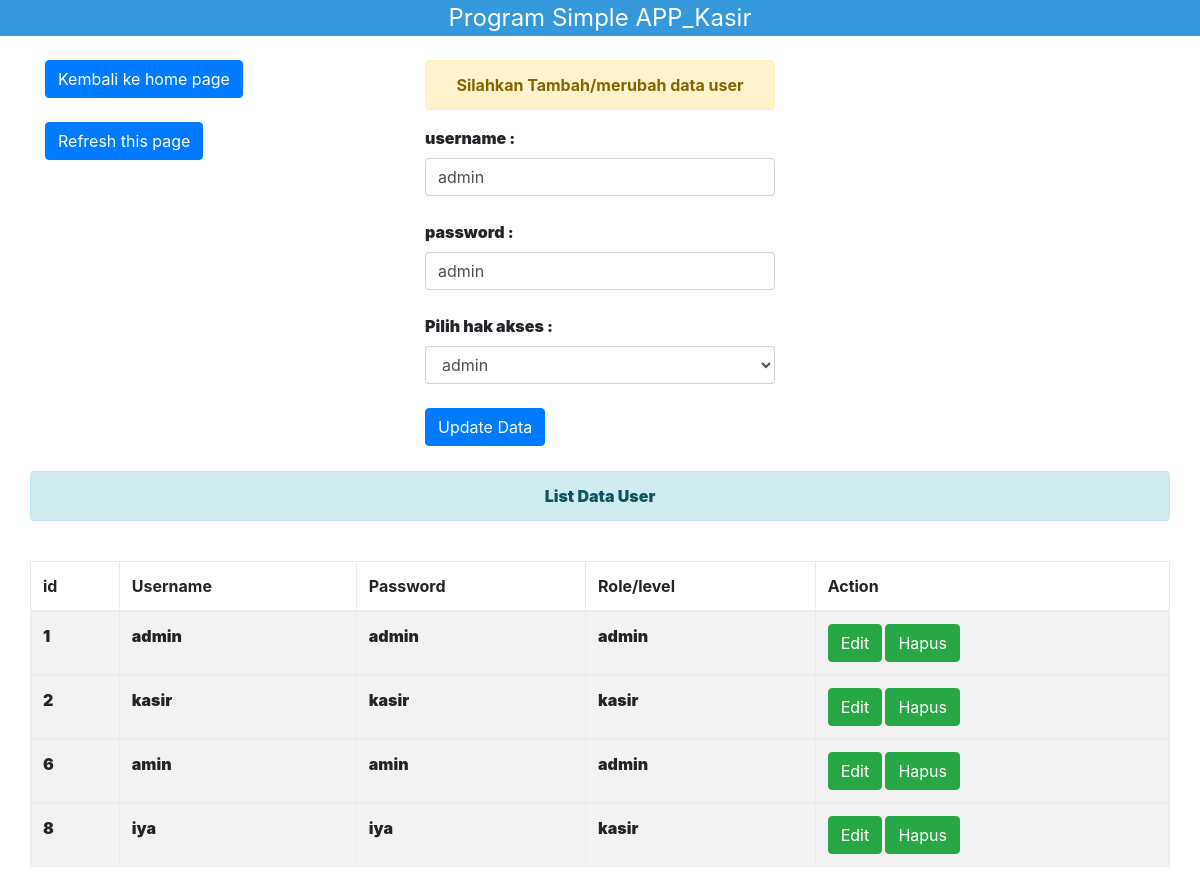
Screenshot of /manage/user.php?edit=1 with the database file from the repository.
### tables this page shows
CREATE TABLE IF NOT EXISTS `user` (
  `id` int(11) NOT NULL AUTO_INCREMENT,
  `username` varchar(25) DEFAULT NULL,
  `password` varchar(25) DEFAULT NULL,
  `level` enum('admin','kasir') DEFAULT NULL,
  PRIMARY KEY (`id`)
);

### manage/user.php (the view, shortened to what this page needs)
<?php
require_once 'header.php';
include '../configuration/konek.php';
?>
<div class="container">
<br>
  <div class="row">
    <div class="col-md-4">
      <a href="index.php"><button class="btn btn-primary">Kembali ke home page</button></a><br><br>
      <a href="user.php"><button class="btn btn-primary">Refresh this page</button></a>
    </div>
    <div class="col-md-4">
            <?php
        if (isset($_GET['edit'])) {
          $tampil = $konek->query("select * from user where id=".$_GET['edit']);
          $tam = $tampil->fetch_array(MYSQLI_BOTH);
        }
            ?><font class="alert alert-success card card-title"><b>Update Data Berhasil!!<b></font>
        <center><font class="alert alert-warning card card-title"><b>Silahkan Tambah/merubah data user<b></font></center>
        <form action="" method="post">
          <label>username :</label>
          <input type="text" name="useradd" value="<?php if(isset($_GET['edit'])){ echo $tam['1']; } ?>" class="form-control" placeholder="masukan username"><br>
          <label>password :</label>
          <input type="text" name="passadd" value="<?php if(isset($_GET['edit'])){ echo $tam['2']; } ?>" class="form-control" placeholder="masukan password"><br>
          <label>Pilih hak akses :</label>
          <select name="leveladd" class="form-control">
            <option value="admin"><?php if(isset($_GET['edit'])){ echo $tam['3']; } ?></option>
          </select><br>
          <?php
            if (isset($_GET['edit'])) {
              ?><button name="update" class="btn btn-primary">Update Data</button>
              <?php
            }else{
              ?><button name="tambah" class="btn btn-primary">Tambah Data</button>
              <?php
            }
          ?>
        </form>
    </div>
  </div>
  <div class="col-md-4"></div>
</div>
<br>
<div class="container-fluid">
  <div class="col-md-12">
    <center><font class="alert alert-info card card-title"><b>List Data User<b></font></center>
    <br>
    <form action="" method="get">
      <table class="table table-striped table-bordered">
        <thead>
          <tr>
            <th>id</th>
            <th>Username</th>
            <th>Password</th>
            <th>Role/level</th>
            <th>Action</th>
          </tr>
        </thead>
        <?php
        $query = mysqli_query($konek, "select * from user");{
        while ($r = mysqli_fetch_array($query)){
         ?>
        <tbody>
          <tr>
            <td><?php echo $r['0']; ?></td>
            <td><?php echo $r['1']; ?></td>
            <td><?php echo $r['2']; ?></td>
            <td><?php echo $r['3']; ?></td>
            <td>
              <a href="?edit=<?php echo $r['0'] ?>" class="btn btn-success">Edit</a>
              <a href="?hapus=<?php echo $r['0'] ?>" class="btn btn-success">Hapus</a>
            </td>
          </tr>
        </tbody>
      <?php } } ?>
      </table>
    </form>
  </div>
</div>
<?php require_once 'footer.php'; ?>

### rows the page displays
user: useradd "admin", passadd "admin", leveladd "admin", id "1", username "admin", password "admin", level "admin"
user: id "2", username "kasir", password "kasir", level "kasir"
user: id "6", username "amin", password "amin", level "admin"
user: id "8", username "iya", password "iya", level "kasir"
